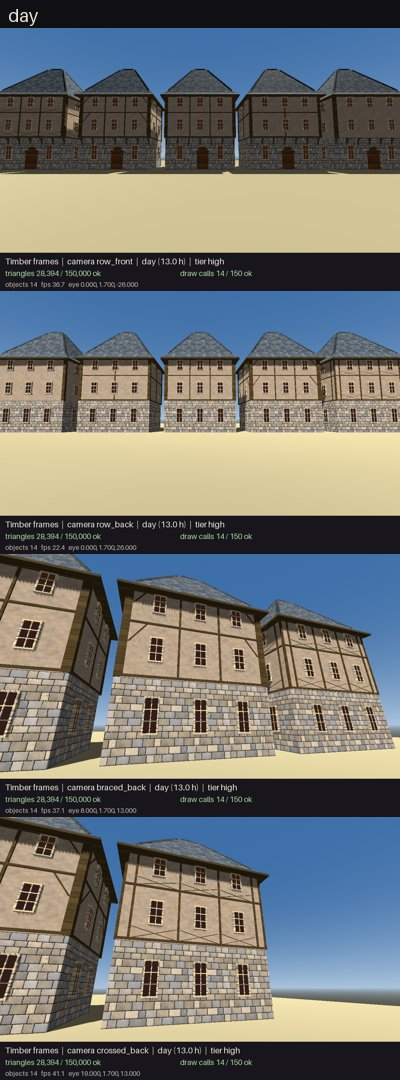
#> input picture docs/evidence/job3689/contact_sheet.jpg, 400 x 1080 px
$ python -i shots.py   (imports and definitions only)
#> lines starting #> are read from the running program, lines starting #| are printed output that depends on the picture
#!/usr/bin/env python3
"""Fixed eye-height review shots of a world at day, dusk and night, with triangle counts.

    iamar-world shots <world> <out> [--cameras FILE] [--times day,dusk,night] [--tier T]
                      [--size WxH] [--frames N] [--npcs all|models|none] [--quest-done IDS|all]
                      [--strict] [--json]
    iamar-world shots --init <world>      write a starter <world>/shots.json from its spawn points
                                          (plus one edge_* camera per side of the playable area)
    iamar-world shots --edges <world> [--add] [--tier T]   exit 1 when a side of the playable area
                                          has no eye-height camera looking out (--add appends them),
                                          or when what they see is mostly bare ground at tier T (low)
    python3 kit/shots/shots.py ...        (same arguments; iamar-world shots runs this)

The camera set is <world>/shots.json (or --cameras FILE), see kit/shots/README.md:

    {"eye_height": 1.7,
     "cameras": [{"name": "gate", "at": [0, 0, 14], "yaw": 0},
                 {"name": "square", "at": [4, 0, -6], "look": [0, 2, -20]}],
     "times": ["day", "dusk", "night"],
     "time_presets": {"dusk": {"time_of_day": 17.8}},
     "budget": {"triangles": 150000, "draws": 150}}

`at` is where the viewer's feet are; the camera sits `eye_height` above it and looks at
`look` (a point) or along `yaw` / `pitch` (degrees; yaw as spawn points use it). Every
time of day renders a temporary copy of the world whose scene.json `environment` is patched
by the preset (the world folder itself is never changed), through `iamar-world preview
--view`, so the shots are what the browser draws. Output:

    <out>/shots/<camera>_<time>.png        the raw shots (pair two runs with compare-shots)
    <out>/sheets/<camera>_<time>.png       one review sheet per camera and time: the shot plus
                                           triangles, draw calls and objects against budget
    <out>/contact_sheet.png                every camera (rows) at every time (columns)
    <out>/shots.json, <out>/SHOTS.md       the numbers

A preview that crashes after writing every view (exit 134/139 at shutdown) keeps its shots
(a NOTE says so); views a crashed pass did not write are rendered again (--retries, default 1).
Exit 1 when a view is still missing (or, with --strict, when a shot is over budget); 2 on bad input.
Needs Pillow for the sheets (the shots and numbers are written without it).
"""
from __future__ import annotations

import argparse
import copy
import json
import math
import os
from pathlib import Path
import re
import shlex
import shutil
import subprocess
import sys
import tempfile

KIT = Path(__file__).resolve().parents[1]
NAME_RE = re.compile(r"^[A-Za-z0-9][A-Za-z0-9_-]{0,47}$")
VIEW_RE = re.compile(r"^VIEW (\d+) (\S+) draw=(\d+) prims=(\d+) objects=(\d+) fps=([0-9.]+) -> (.+)$")
DEFAULT_TIMES = ["day", "dusk", "night"]
# Environment patches merged into scene.json "environment" (docs/WORLD_FORMAT.md 4.1).
# A null value removes the key; "<key>_scale" multiplies the world's own <key> (default 1).
# sun.direction is removed so time_of_day places the sun: the browser then moves it and
# fades it out below the horizon (scripts/worlds/world_builder.gd); a world that keeps its
# own sun fixed would otherwise look the same at every hour. "procedural_sky" is merged
# into environment.sky only when the world uses the procedural sky (the default); a
# cubemap or flat-colour sky is the world's own choice and stays as it is. "fog_tint"
# blends the world's fog colour toward "color" by "amount" (0 to 1) when the world has fog:
# light day fog left as it is reads as a pale sheet over the ground under a dark night sky.
PRESETS = {
    "day": {"time_of_day": 13.0, "sun": {"direction": None}},
    "dusk": {"time_of_day": 17.6, "sun": {"direction": None, "color": "#ffb27a"},
             "ambient": {"energy_scale": 0.7},
             "procedural_sky": {"top_color": "#3b4f7d", "horizon_color": "#f0a464"}},
    "night": {"time_of_day": 22.5, "sun": {"direction": None},
              "ambient": {"energy_scale": 0.3}, "exposure_scale": 0.9,
              "procedural_sky": {"top_color": "#070b1c", "horizon_color": "#1a2140", "ground_color": "#0b0b12"},
              "fog_tint": {"color": "#1a2140", "amount": 0.85}},
}
FOG_DEFAULT = "#c8d4e0"   # world_builder.gd: the browser's fog colour when the world names none
HEX_RE = re.compile(r"^#?([0-9A-Fa-f]{3,4}|[0-9A-Fa-f]{6}|[0-9A-Fa-f]{8})$")   # Godot's Color(String) html forms


# [9 lines left out: function hex_rgb, not called in this run]
# Washed-out check: the lower 45% of a frame is the ground (eye-height and aerial cameras alike);
# a pixel is near-white when its luminance is at least 225 of 255. A frame is WASHED OUT when
# more than 60% of that ground band is near-white: sand, salt or snow with no readable detail.
WASH_BAND = 0.45
WASH_LUMA = 225
WASH_SHARE = 0.60
DEFAULT_DRAWS = 150   # world_view.gd: "stay under ~150 draw calls"


class Bad(Exception):
    pass


# [105 lines left out: functions merge, tint_fog, vec3, load_json, world_files, camera_view and 1 more, not called in this run]


def fmt(v):
    return ",".join("%.3f" % x for x in v)


# [126 lines left out: functions runner_command, run, render_time, preview_pass, found_views, not called in this run]


def washed_share(path):
    """-> share (0..1) of near-white pixels in the ground band of a shot, or None without Pillow."""
    try:
        from PIL import Image
    except ImportError:
        return None
    try:
        img = Image.open(path).convert("L")
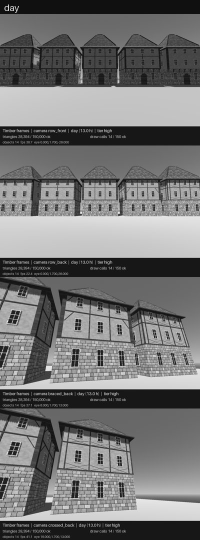
#> img: PIL image 400x1080 L (shown at 1/2 size); min 0, max 246, mean 116
    except OSError:
        return None
    band = img.crop((0, int(img.height * (1 - WASH_BAND)), img.width, img.height))
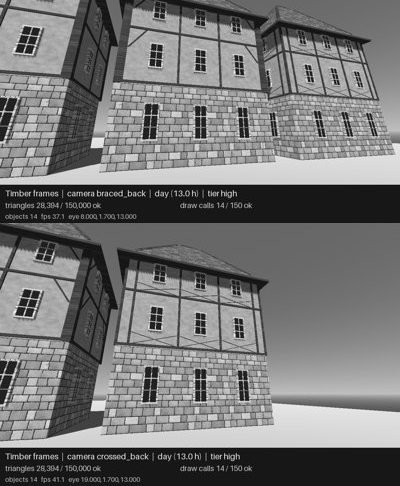
#> band: PIL image 400x486 L; min 0, max 246, mean 117.6
    hist = band.histogram()
#> hist = 256 values, max 15232 at index 23, min 0 at index 247, mean 759.4
    total = sum(hist)
#> total = 194400
    return sum(hist[WASH_LUMA:]) / total if total else None


# [77 lines left out: functions font, sheet, contact, write_report, not called in this run]


# World edge check (kit/shots/README.md "World edge"). The playable area is the box around the
# things a visitor walks to: spawn points, objects, NPCs, portals, triggers, lights and small
# primitives (big ground or sea planes are scenery, not destinations). Each side needs one eye-height
# camera near it that looks out, or nobody sees the bare band beyond it until the review.
EDGE_SIDES = (("north", 2, -1.0, 0.0), ("south", 2, 1.0, 180.0), ("west", 0, -1.0, 90.0), ("east", 0, 1.0, 270.0))
EDGE_PLACES = ("spawn_points", "objects", "npcs", "portals", "triggers", "lights", "primitives")
EDGE_CONE = 50.0       # degrees: a camera looks out when its view is within this of the outward normal
EDGE_EYE_MAX = 5.0     # higher cameras are aerials: they never show the eye-height view
EDGE_BIG = 40.0        # primitives larger than this (m) are ground or sea, not places


# [26 lines left out: function playable_bounds, not called in this run]


def edge_near(lo, hi, axis):
    """How far inside a side a camera may stand and still show it: 10 m or a quarter of the area."""
    return max(10.0, 0.25 * (hi[axis] - lo[axis]))


# [74 lines left out: functions ground_height, edge_cameras, edge_coverage, flat_terrain_bands, not called in this run]


# What an edge camera sees (README "World edge": bare view). Rays from the camera over its frame
# (the browser's 75 degree vertical field of view at 16:9) meet the world as kit/audit/meshworld
# loads it; a ray that ends on terrain, or on a big flat ground primitive (more than EDGE_BIG
# across, under 2 m thick), is bare; one that meets water first is open water, not bare; one that
# meets nothing is sky and does not count. Objects and primitives whose min_tier is above the judged tier are not there.
EDGE_FOV = 75.0
EDGE_RAYS = (48, 27)
EDGE_FAR = 400.0
EDGE_BARE_MAX = 0.75   # a side fails when every camera covering it sees more bare ground than this
TIER_ORDER = ("low", "medium", "high", "ultra")


# [247 lines left out: functions edge_bare, edges, init, main, not called in this run]


# [2 lines not run here, left out]

>>> result = washed_share('../../docs/evidence/job3689/contact_sheet.jpg')
#> result = 0.0054

$ run again, on docs/evidence/job3689/braced_back_day.jpg
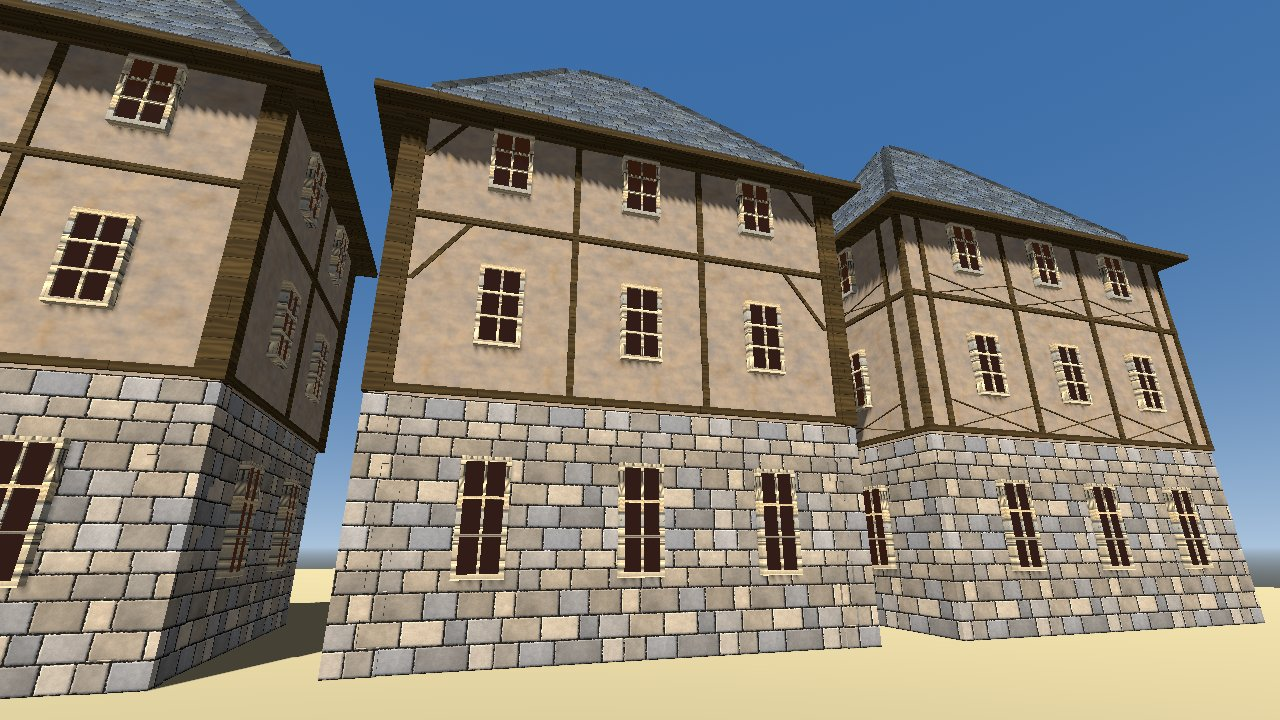
#> input picture docs/evidence/job3689/braced_back_day.jpg, 1280 x 720 px
#> in washed_share, `img = Image.open(path).convert("L")`:
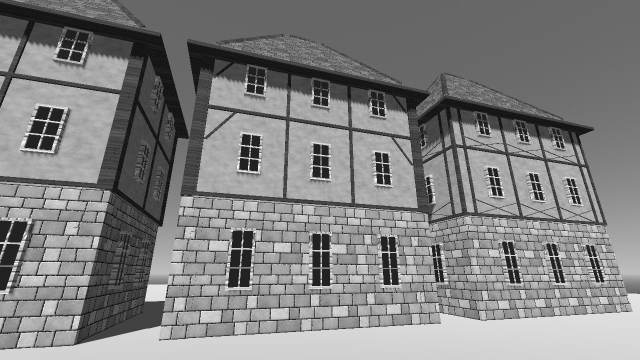
#> img: PIL image 1280x720 L (shown at 1/2 size); min 0, max 254, mean 128.6
#> in washed_share, `band = img.crop((0, int(img.height * (1 - WASH_BAND)), img.width, img...`:
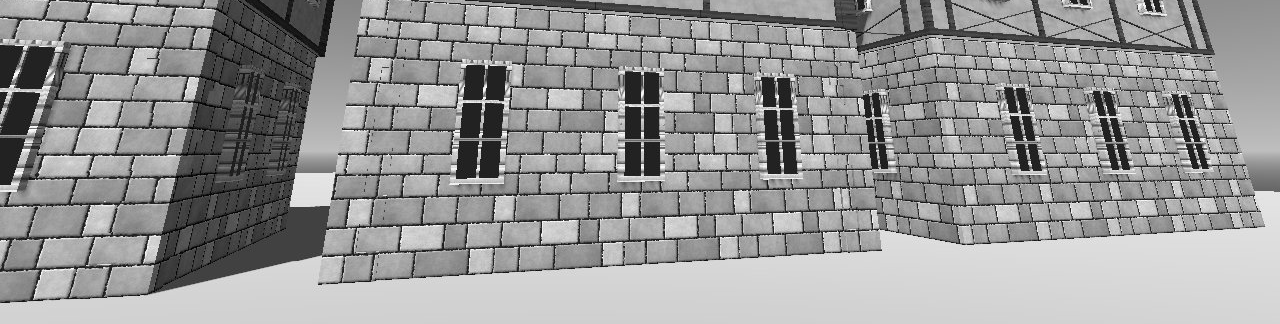
#> band: PIL image 1280x324 L; min 0, max 254, mean 150.2
#> hist = 256 values, max 11120 at index 210, min 0 at index 255, mean 1620
#> total = 414720
#> result = 0.0165

$ run again, on docs/evidence/job3689/crossed_back_day.jpg
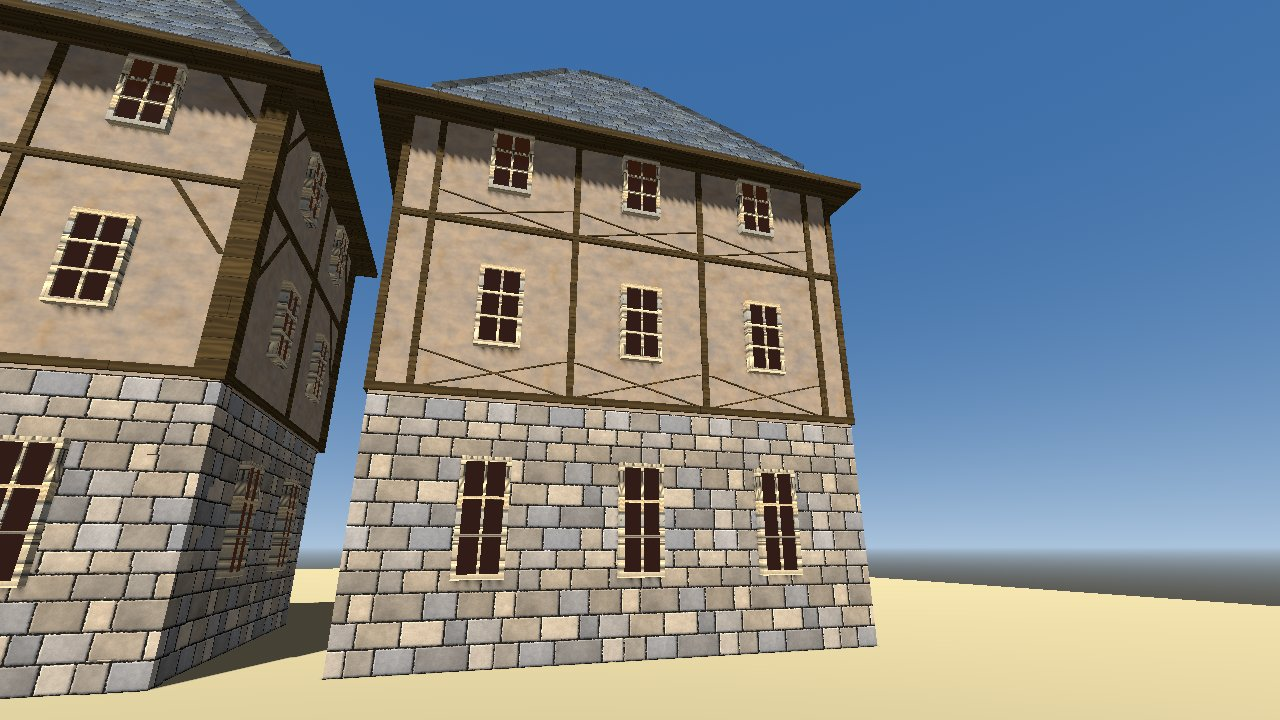
#> input picture docs/evidence/job3689/crossed_back_day.jpg, 1280 x 720 px
#> in washed_share, `img = Image.open(path).convert("L")`:
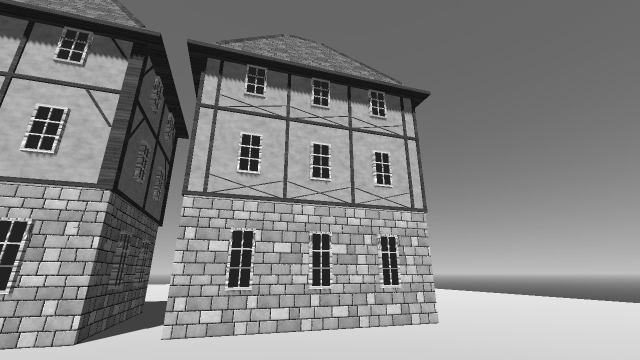
#> img: PIL image 1280x720 L (shown at 1/2 size); min 0, max 254, mean 131.5
#> in washed_share, `band = img.crop((0, int(img.height * (1 - WASH_BAND)), img.width, img...`:
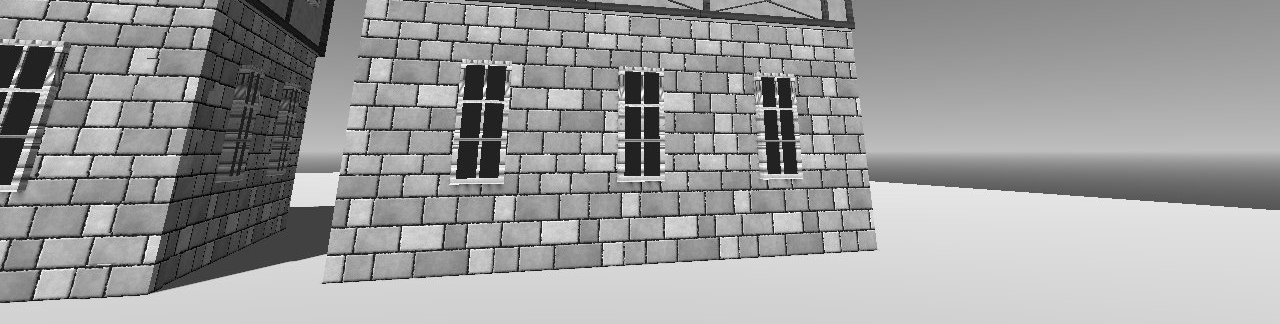
#> band: PIL image 1280x324 L; min 0, max 254, mean 155.3
#> hist = 256 values, max 10895 at index 210, min 0 at index 255, mean 1620
#> total = 414720
#> result = 0.0302
